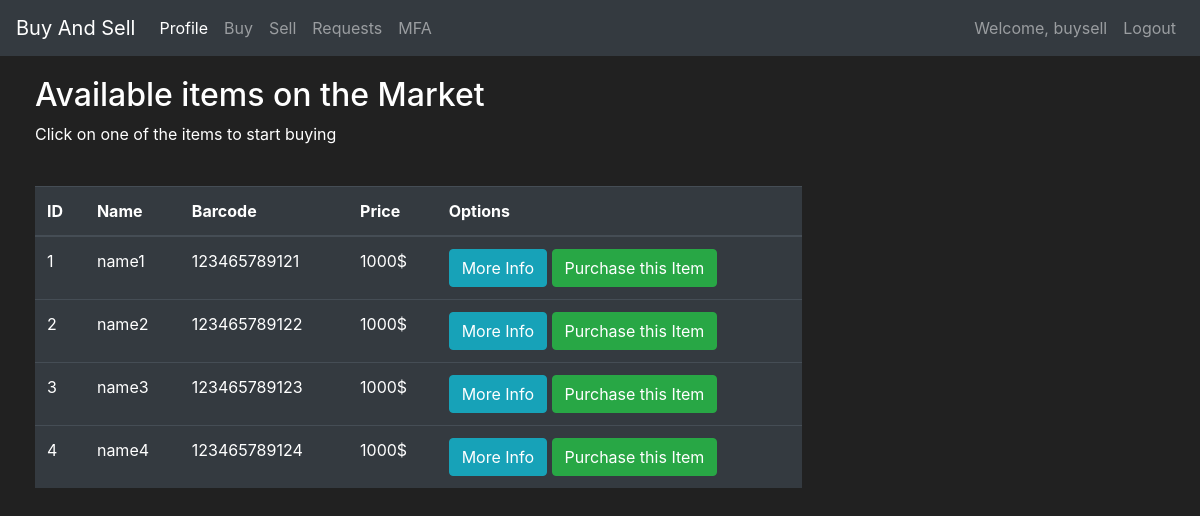
/buy (signed in), run on the app's committed database.
### market/models.py (models this page shows, shortened)
class User(db.Model, UserMixin):
    id = db.Column(db.Integer(), primary_key=True)
    username = db.Column(db.String(length=30), nullable=False, unique=True)
    email_address = db.Column(db.String(length=50), nullable=False, unique=True)
    password_hash = db.Column(db.String(length=60), nullable=False)
    budget = db.Column(db.Integer(), nullable=False, default=1000)
    items = db.relationship('Item', backref='owned_user', lazy=True)
    @property
    def password(self):
        return self.password

class Item(db.Model):
    id = db.Column(db.Integer(), primary_key=True)
    name = db.Column(db.String(length=30), nullable=False, unique=True)
    price = db.Column(db.Integer(), nullable=False)
    barcode = db.Column(db.String(length=12), nullable=False, unique=True)
    description = db.Column(db.String(length=1024), nullable=False)
    owner = db.Column(db.Integer(), db.ForeignKey('user.id'))

### market/routes.py (the view, shortened to what this page needs)
@app.route('/buy', methods=['GET', 'POST'])
@login_required
def market_page():
    purchase_form = PurchaseItemForm()
    if request.method == "GET":
        items = Item.query.filter(Item.owner!=current_user.id)
        return render_template('market.html', items=items, purchase_form=purchase_form)

### market/models.py (called while the page is built)
@login_manager.user_loader
def load_user(user_id):
    return User.query.get(int(user_id))

### market/templates/market.html (shortened to what this page needs)
{% extends 'base.html' %}
{% block content %}
<div class="row" style="margin-top:20px; margin-left:20px">
   <div class="col-8">
       <h2>Available items on the Market</h2>
       <p>Click on one of the items to start buying</p>
       <br>
      <table class="table table-hover table-dark">
         <thead>
            <tr>
               <th scope="col">ID</th>
               <th scope="col">Name</th>
               <th scope="col">Barcode</th>
               <th scope="col">Price</th>
               <th scope="col">Options</th>
            </tr>
         </thead>
         <tbody>
            {% for item in items %}
            <tr>
               <td>{{ item.id }}</td>
               <td>{{ item.name }}</td>
               <td>{{ item.barcode }}</td>
               <td>{{ item.price }}$</td>
               <td>
                  <button class="btn btn-outline btn-info" data-toggle="modal" data-target="#Modal-MoreInfo-{{ item.id }}">More Info</button>
                  <button class="btn btn-outline btn-success" data-toggle="modal" data-target="#Modal-PurchaseConfirm-{{ item.id }}">Purchase this Item</button>
               </td>
            </tr>
            {% endfor %}
         </tbody>
      </table>
   </div>
{% endblock %}

### market/templates/base.html (shortened to what this page needs)
<!doctype html>
<html lang="en">
   <head>
      <link rel="stylesheet" href="https://cdn.jsdelivr.net/npm/bootstrap@4.5.3/dist/css/bootstrap.min.css">
   </head>
   <body>
    <nav class="navbar navbar-expand-md navbar-dark bg-dark">
      <a class="navbar-brand" href="#">Buy And Sell<span class="sr-only">(current)</span></a>
      <div class="collapse navbar-collapse" id="navbarNav">
        {% if current_user.is_authenticated %}
        <ul class="navbar-nav mr-auto">
            <li class="nav-item active">
                <a class="nav-link" href="{{ url_for('profile_page') }}">Profile</a>
            </li>
            <li class="nav-item">
                <a class="nav-link" href="{{ url_for('market_page') }}">Buy</a>
            </li>
            <li class="nav-item">
                <a class="nav-link" href="{{ url_for('sell_page') }}">Sell</a>
            </li>
            <li class="nav-item">
                <a class="nav-link" href="{{ url_for('requests_page') }}">Requests</a>
            </li>
            <li class="nav-item">
                <a class="nav-link" href="{{ url_for('qr_generationpage') }}">MFA</a>
            </li>
        </ul>
            <ul class="navbar-nav">
                <li class="nav-item">
                    <a class="nav-link">Welcome, {{ current_user.username }}</a>
                </li>
                <li class="nav-item">
                    <a class="nav-link" href="{{ url_for('logout_page') }}">Logout</a>
                </li>
            </ul>
          {% endif %}
      </div>
    </nav>
      {% block content %}
      {% endblock %}
   </body>
</html>

### market/templates/base.html (style rules this page uses)
body { background-color: #212121; color: white }

### data on the page
User: username "buysell"
Item: id "1", name "name1", barcode "123465789121", price "1000"
Item: id "2", name "name2", barcode "123465789122", price "1000"
Item: id "3", name "name3", barcode "123465789123", price "1000"
Item: id "4", name "name4", barcode "123465789124", price "1000"
